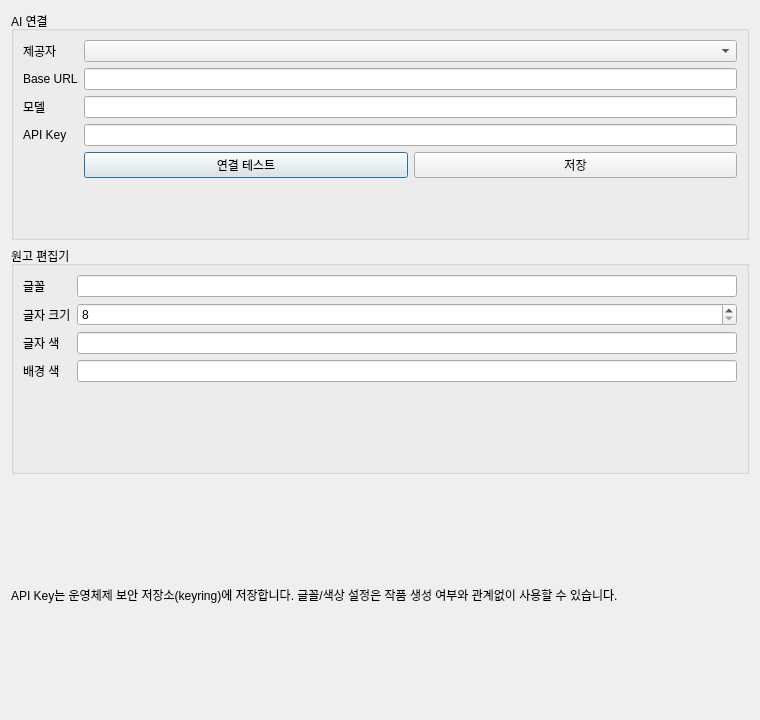
<?xml version="1.0" encoding="UTF-8"?><ui version="4.0"><class>AISettingsDialog</class><widget class="QDialog" name="AISettingsDialog"><property name="windowTitle"><string>AI / 편집기 설정</string></property><property name="minimumSize"><size><width>760</width><height>720</height></size></property><layout class="QVBoxLayout" name="l"><item><widget class="QGroupBox" name="aiBox"><property name="title"><string>AI 연결</string></property><layout class="QFormLayout" name="f"><item row="0" column="0"><widget class="QLabel" name="pLbl"><property name="text"><string>제공자</string></property></widget></item><item row="0" column="1"><widget class="QComboBox" name="provider"/></item><item row="1" column="0"><widget class="QLabel" name="urlLbl"><property name="text"><string>Base URL</string></property></widget></item><item row="1" column="1"><widget class="QLineEdit" name="urlEdit"/></item><item row="2" column="0"><widget class="QLabel" name="modelLbl"><property name="text"><string>모델</string></property></widget></item><item row="2" column="1"><widget class="QLineEdit" name="modelEdit"/></item><item row="3" column="0"><widget class="QLabel" name="keyLbl"><property name="text"><string>API Key</string></property></widget></item><item row="3" column="1"><widget class="QLineEdit" name="keyEdit"><property name="echoMode"><enum>QLineEdit::Password</enum></property></widget></item><item row="4" column="1"><layout class="QHBoxLayout" name="ab"><item><widget class="QPushButton" name="testBtn"><property name="text"><string>연결 테스트</string></property></widget></item><item><widget class="QPushButton" name="saveBtn"><property name="text"><string>저장</string></property></widget></item></layout></item></layout></widget></item><item><widget class="QGroupBox" name="editorBox"><property name="title"><string>원고 편집기</string></property><layout class="QFormLayout" name="ef"><item row="0" column="0"><widget class="QLabel" name="fontLbl"><property name="text"><string>글꼴</string></property></widget></item><item row="0" column="1"><widget class="QLineEdit" name="fontEdit"/></item><item row="1" column="0"><widget class="QLabel" name="sizeLbl"><property name="text"><string>글자 크기</string></property></widget></item><item row="1" column="1"><widget class="QSpinBox" name="fontSpin"><property name="minimum"><number>8</number></property><property name="maximum"><number>60</number></property></widget></item><item row="2" column="0"><widget class="QLabel" name="tcLbl"><property name="text"><string>글자 색</string></property></widget></item><item row="2" column="1"><widget class="QLineEdit" name="textColor"/></item><item row="3" column="0"><widget class="QLabel" name="bcLbl"><property name="text"><string>배경 색</string></property></widget></item><item row="3" column="1"><widget class="QLineEdit" name="bgColor"/></item></layout></widget></item><item><widget class="QLabel" name="note"><property name="text"><string>API Key는 운영체제 보안 저장소(keyring)에 저장합니다. 글꼴/색상 설정은 작품 생성 여부와 관계없이 사용할 수 있습니다.</string></property></widget></item></layout></widget><resources/><connections/></ui>
